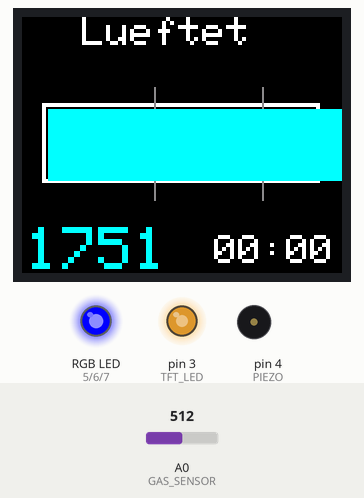
Recording of a sketch running on a simulated Arduino Uno, built with avr-gcc and run on an emulated ATmega328P. Shown: 160×128 colour display, an RGB LED mixed from three pins (HIGH = lit), output pins drawn as LEDs (lit = HIGH), buzzer (waves = sounding, pin HIGH). Inputs (shaded band) come from the test bench; at power-on: A0 (GAS_SENSOR) = 512. Dim RGB values are drawn brighter than linear; what the sketch prints to the serial monitor is not drawn.

Above: at 4.3 s.
4.4 s: A0 (GAS_SENSOR) set to 215
At 5.6 s:
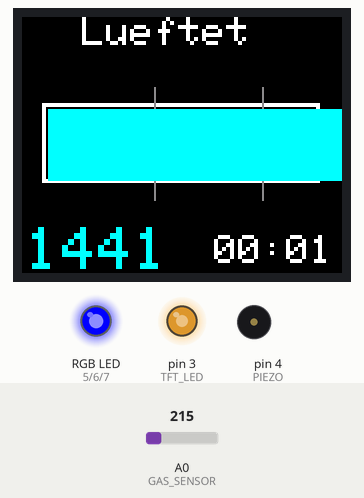
7.3 s: A0 (GAS_SENSOR) set to 194
At 8.6 s:
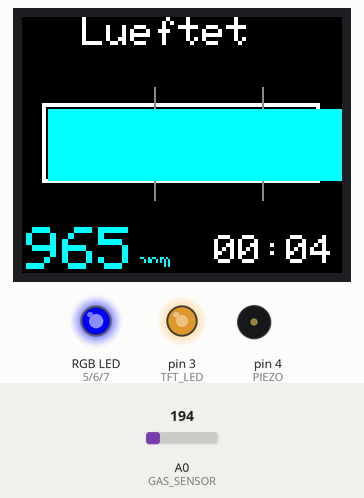
10.3 s: A0 (GAS_SENSOR) set to 122
At 12.1 s:
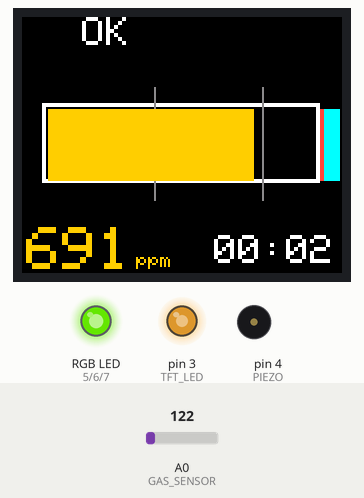
Timing chart, 0 to 31.0 s (numbered marks = the images above; inputs shaded):
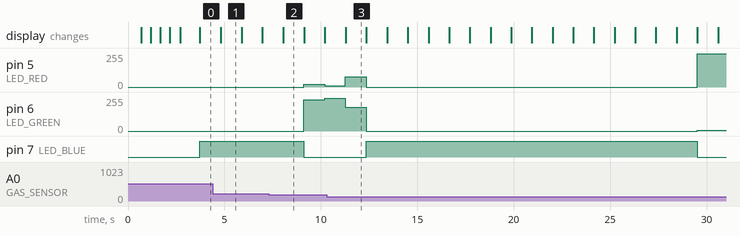

The sketch:

Design_2.ino
```cpp
#include <Wire.h>
#include <Adafruit_GFX.h>
#include <Adafruit_ST7735.h>


//                                      ,,               ,,
//      db      `7MMF'`7MM"""Mq.      `7MM               db
//     ;MM:       MM    MM   `MM.       MM
//    ,V^MM.      MM    MM   ,M9   ,M""bMM `7MM  `7MM  `7MM  `7MMpMMMb.  ,pW"Wq.
//   ,M  `MM      MM    MMmmdM9  ,AP    MM   MM    MM    MM    MM    MM 6W'   `Wb
//   AbmmmqMA     MM    MM  YM.  8MI    MM   MM    MM    MM    MM    MM 8M     M8
//  A'     VML    MM    MM   `Mb.`Mb    MM   MM    MM    MM    MM    MM YA.   ,A9
//.AMA.   .AMMA..JMML..JMML. .JMM.`Wbmd"MML. `Mbod"YML..JMML..JMML  JMML.`Ybmd9'
//

//   _____             __ _
//  / ____|           / _(_)
// | |     ___  _ __ | |_ _  __ _
// | |    / _ \| '_ \|  _| |/ _` |
// | |___| (_) | | | | | | | (_| |
// \_____\___/|_| |_|_| |_|\__, |
//                           __/ |
//                          |___/
//
//variabel defines:
#define ROTATION -45
#define DISPLAY_BRIGHTNESS 0.7
#define DEBUG true
#define FACTOR 4.631578947368421

#define LOADING_SCREEN_TIME 2
#define STAGE_TIME 1*1000
#define VENTILATING_TIMEOUT 5*1000

#define AVERAGING_MEASUREMENTS 100
#define AVERAGING_GRADIENT 5
#define AVERAGING_GRAPH 10
#define ALPHA_MEASUREMENTS 0.7
#define ALPHA_LOWEST 0.5
#define ALPHA_GRAPH 0.7

#define OSV_SENSOR 80
#define OSV_PPM 400
#define MIN_HIGHT DISPLAY_WIDTH - map(OSV_PPM, 0, MAX_DISPLAYED_PPM, 0, DISPLAY_WIDTH)
#define CRITICAL_HIGHT DISPLAY_WIDTH - map(MAX_LIGHT, 0, MAX_DISPLAYED_PPM, 0, DISPLAY_WIDTH)

#define MAX_SENSOR 1023
#define MAX_PPM 5000
#define MAX_INCREASE 1.5
#define MAX_DECREASE 0.96  //Schwelle ab der die Ventilation getriggert wird
#define MAX_INCREASE_LOWEST 50

#define LIMIT_GOOD 600
#define LIMIT_MEDIUM 800
#define LIMIT_BAD 900
#define LIMIT_ALARM 1000
#define LIMIT_PIEP 1200

#define MAX_DISPLAYED_PPM 1280
#define MAX_DISPLAYED_SENSOR 270


//pins:

//Pin 11 - 4. Display Pin
//Pin 13 - 3. Display Pin
#define TFT_CS     8
#define TFT_RST    10
#define TFT_DC     9
#define TFT_LED    3
#define LED_RED    5
#define LED_GREEN  6
#define LED_BLUE   7
#define GAS_SENSOR A0
#define PIEZO      4

//Data:
#define DISPLAY_LENGTH 159
#define DISPLAY_WIDTH 127

//Design
#define BAR_STRIPE_THICKNESS 3
#define TIME_COLOR_CRITICAL RED
#define TIME_COLOR_NORMAL WHITE
#define LOADING_SCREEN_DOTS_COLOR WHITE
#define BACKGROUND_COLOR BLACK

#define BORDER_X 10
#define BORDER_Y 43
#define BORDER_WIDTH DISPLAY_LENGTH - BORDER_X * 2
#define BORDER_HIGHT 40

#define BAR_X BORDER_X + 2
#define BAR_Y BORDER_Y + 2
#define BAR_WIDTH BORDER_WIDTH - (2 * 2)
#define BAR_HIGHT BORDER_HIGHT - (2 * 2)


// Color definitions
#define BLACK 0x0000
#define BLUE 0x001F
#define RED 0xF800
#define GREEN 0x07E0
#define CYAN 0x07FF
#define MAGENTA 0xF81F
#define YELLOW 0xFFE0
#define ORANGE 0xFC00
#define WHITE 0xFFFF
#define GREY 0x8C51
#define LIME 0x87F4
#define LIGHT_BLUE 0x76BF
#define TURKISE 0x3FFA

#define PPM_COLOR_N GREEN //Normal
#define PPM_COLOR_R 0xFE60 //Risk
#define PPM_COLOR_A 0xFA27 //Alarm


enum State {VENTILATING = -1, GOOD = 0, MEDIUM = 1, BAD = 2, ALARM = 3, PIEP = 4};

State states[8] = {State::VENTILATING, State::GOOD, State::MEDIUM, State::BAD, State::ALARM, State::PIEP};

int getColor(State state) {
  switch ((int)state) {
    case -1:  return (CYAN);
      break;
    case 0: return (PPM_COLOR_N);
      break;
    case 1: return (PPM_COLOR_R);
      break;
    case 2: return (PPM_COLOR_A);
      break;
    default: return (PPM_COLOR_A);
      break;
  }
}

State getState(int value) {
  for (int i = 0; i < 8; i++) {
    if ((int) states[i] == value)
      return (states[i]);
  }
}


Adafruit_ST7735 display = Adafruit_ST7735(TFT_CS, TFT_DC, TFT_RST);

// __      __        _       _     _
// \ \    / /       (_)     | |   | |
//  \ \  / /_ _ _ __ _  __ _| |__ | | ___ _ __
//   \ \/ / _` | '__| |/ _` | '_ \| |/ _ \ '_ \
//    \  / (_| | |  | | (_| | |_) | |  __/ | | |
//     \/ \__,_|_|  |_|\__,_|_.__/|_|\___|_| |_|
//

short graphData[DISPLAY_LENGTH];
unsigned long startTime;
unsigned long timer;
String lastTime;
String Time;
short seconds;
short minutes;
int airCondition = 0;
short lastAirCondition = 0;
short airConditionRaw = 0;
short value;
short lowest = 600;
short led;
short red;
short green;
short values[AVERAGING_GRADIENT * 2];
short last;
short now;
short gradient;
short drop;
State state;
short colorState;
short lastAirConditionGraph;
int valuesGraph[AVERAGING_GRAPH];
int counter = 0;
int pixel = 0;
int lastPixel = 0;
int blinkSwitch = false;

short first_section_x;
short second_section_x;

short previousState;
int ppmSinceVentilation;


//   _____      _
//  / ____|    | |
// | (___   ___| |_ _   _ _ __
//  \___ \ / _ \ __| | | | '_ \
//  ____) |  __/ |_| |_| | |_) |
// |_____/ \___|\__|\__,_| .__/
//                       | |
//                       |_|
void setup() {
  Serial.begin(9600);
  initDisplay();
  initSensor();
  loadingScreen(LOADING_SCREEN_TIME);
}


//  _
// | |
// | |     ___   ___  _ __
// | |    / _ \ / _ \| '_ \
// | |___| (_) | (_) | |_) |
// |______\___/ \___/| .__/
//                   | |
//                   |_|
void loop() {
  meassureAirCondition();
  mapAirCondition();
  calculateGradient();
  checkVentilating();
  setState();
  writeLed();
  draw();
  debugSensor();
}
//   _____
//  / ____|
// | (___   ___ _ __  ___  ___  _ __
//  \___ \ / _ \ '_ \/ __|/ _ \| '__|
//  ____) |  __/ | | \__ \ (_) | |
// |_____/ \___|_| |_|___/\___/|_|
//


void initSensor() {
  //Pins
  pinMode(LED_RED, OUTPUT);
  pinMode(LED_GREEN, OUTPUT);
  pinMode(LED_BLUE, OUTPUT);
  pinMode(PIEZO, OUTPUT);

  digitalWrite(PIEZO, LOW);

  airConditionRaw = analogRead(GAS_SENSOR);
  lastAirCondition = analogRead(GAS_SENSOR);
  startTime = millis();
}

void debugSensor() {
  if (DEBUG) {
    Serial.println("");
    Serial.println("Sensor");
    Serial.println("");
    debug("Analog", analogRead(GAS_SENSOR));
    debug("Average", airConditionRaw);
    debug("Smoothed", lastAirCondition);
    debug("PPM", airCondition);
    debug("gradient", gradient);
    debug("Lowest", lowest);
    debug("Status", (int) state);
  }
}

void writeLed() {
  //map Values
  led = map(airCondition, lowest, LIMIT_BAD, 0, 255);
  red = led;
  green = 255 - led;

  //turn on
  if (state != VENTILATING)
    rgb(red, green, 0);
}

//  __  __
// |  \/  |
// | \  / | ___  __ _ ___ ___ _   _ _ __ ___
// | |\/| |/ _ \/ _` / __/ __| | | | '__/ _ \
// | |  | |  __/ (_| \__ \__ \ |_| | | |  __/
// |_|  |_|\___|\__,_|___/___/\__,_|_|  \___|


void meassureAirCondition() {
  //Messung
  airCondition = 0;
  for (int i = 0; i < AVERAGING_MEASUREMENTS; i++) {
    value = analogRead(GAS_SENSOR);

    //Fehlmessungen überschreiben
    if (airConditionRaw * MAX_INCREASE < value && i == 0)
      airCondition = airCondition + airConditionRaw;
    else if (airCondition / i * MAX_INCREASE < value && i != 0)
      airCondition = airCondition + airCondition / i;
    else
      airCondition = airCondition + value;

    delay(STAGE_TIME / AVERAGING_MEASUREMENTS);
  }

  airCondition = airCondition / AVERAGING_MEASUREMENTS;
  airConditionRaw = airCondition;

  //Wert smoothen;
  airCondition = ALPHA_MEASUREMENTS * airCondition + (1 - ALPHA_MEASUREMENTS) * lastAirCondition;

  lastAirCondition = airCondition;

}


//  _____        _
// |  __ \      | |
// | |  | | __ _| |_ __ _
// | |  | |/ _` | __/ _` |
// | |__| | (_| | || (_| |
// |_____/ \__,_|\__\__,_|
//
void mapAirCondition() {
  //to PPM
  /*if (airCondition < OSV_SENSOR)
    airCondition = OSV_SENSOR;
    if (airCondition > MAX_DISPLAYED_SENSOR)
    airCondition = MAX_DISPLAYED_SENSOR;*/

  airCondition = map(airCondition, OSV_SENSOR, MAX_DISPLAYED_PPM / FACTOR, OSV_PPM, MAX_DISPLAYED_PPM);
  /*airCondition = airCondition - OSV_SENSOR;
    airCondition = airCondition * FACTOR;
    airCondition = airCondition + OSV_PPM;*/
}


void calculateGradient() {
  // gradient ist die Differenz zwischen altem und neuem Wert
  //store last AirConditions
  for (int i = AVERAGING_GRADIENT * 2 - 1; i > 0; i--) {
    values[i] = values[i - 1];
  }
  values[0] = airCondition;

  //average AirConditions
  now = average(values, 0, AVERAGING_GRADIENT);
  last = average(values, AVERAGING_GRADIENT, AVERAGING_GRADIENT * 2);

  //gradient
  gradient = now / last;
}

void checkVentilating() {
  //start Ventilating
  if (gradient < MAX_DECREASE && state != VENTILATING) { // Wenn die Differenz die Hemmschwelle übersteigt: Wird Ventilating erkannt
    state = VENTILATING;
    ppmSinceVentilation = airCondition;
    rgb(0, 0, 255);
    startTime = millis();
  }

  //stop Ventilating

  if ((gradient > 1 && state == VENTILATING) || (millis() - timer >= VENTILATING_TIMEOUT && state == VENTILATING && timer != 0)) {
    // Wenn der Graph nach oben Steigt oder der Timer abgelaufen ist
    if (airCondition - lowest < MAX_INCREASE_LOWEST) {
      //Wenn
      lowest = ALPHA_LOWEST * airCondition + (1 - ALPHA_LOWEST) * lowest;
    }

    state = 0;
    timer = 0;
    startTime = millis();


  } else if (gradient == 1 && timer == 0 && state == VENTILATING) {
    //Wenn der Graph nicht mehr steigt und der Timer noch nicht gestartet wurde
    //Ziel nach gewisser Zeit kein Abstieg -> Timer für Timeout wird gestartet
    timer = millis();
  }
  last = now;
}

void setState() {
  if (state == -1)
    return;
  if (airCondition < LIMIT_GOOD)
    state = GOOD;
  else if (airCondition < LIMIT_MEDIUM)
    state = MEDIUM;
  else if (airCondition < LIMIT_BAD)
    state = BAD;
  else if (airCondition < LIMIT_ALARM)
    state = ALARM;
  else
    state = PIEP;
  if (state < -1)
    state = -1;
  if (state > 4)
    state = 4;
}

void checkState() {
  if (blinkSwitch) {
    drawBorder(0, 0, DISPLAY_LENGTH, DISPLAY_WIDTH, BACKGROUND_COLOR);
    digitalWrite(PIEZO, LOW);
    blinkSwitch = false;
  } else if (state > BAD) {
    drawBorder(0, 0, DISPLAY_LENGTH, DISPLAY_WIDTH, WHITE);
    if (state == PIEP) {
      //PIEP
      digitalWrite(PIEZO, HIGH);
    }
    blinkSwitch = true;
  }
}


//  _____  _           _
// |  __ \(_)         | |
// | |  | |_ ___ _ __ | | __ _ _   _
// | |  | | / __| '_ \| |/ _` | | | |
// | |__| | \__ \ |_) | | (_| | |_| |
// |_____/|_|___/ .__/|_|\__,_|\__, |
//              | |             __/ |
//              |_|            |___/
//
void initDisplay() {
  pinMode(TFT_CS, OUTPUT);
  pinMode(TFT_RST, OUTPUT);
  pinMode(TFT_DC, OUTPUT);
  pinMode(TFT_LED, OUTPUT);

  analogWrite(TFT_LED, DISPLAY_BRIGHTNESS * 256);

  display.initR(INITR_BLACKTAB);
  display.setTextWrap(false);
  display.setRotation(ROTATION);
}


void drawBorder(int xStart, int yStart, int xEnd, int yEnd, int color) {
  display.drawLine(xStart, yStart, xEnd, yStart, color);
  display.drawLine(xStart, yEnd, xEnd, yEnd, color);
  display.drawLine(xStart, yStart, xStart, yEnd, color);
  display.drawLine(xEnd, yStart, xEnd, yEnd, color);
}


void drawLine(int x, int y, int z) {
  for (int i = 0; i < x; i = i + z) {
    display.drawPixel(i, y, WHITE);
  }
}


//Loading Screen
void loadingScreen(int t) {
  display.fillScreen(BACKGROUND_COLOR);
  writeLoadingScreenTitle();

  //Draw: Loading Dots
  byte c = 0;
  for (int x = t * 2; x >= 0; x--) {
    c++;
    dPrint(55, 75, 3, BACKGROUND_COLOR, "..."); // Altes Clearen
    switch (c) {
      case 1: dPrint(55, 75, 3, LOADING_SCREEN_DOTS_COLOR, ".");
        break;
      case 2: dPrint(55, 75, 3, LOADING_SCREEN_DOTS_COLOR, "..");
        break;
      case 3: dPrint(55, 75, 3, LOADING_SCREEN_DOTS_COLOR, "...");
        c = 0;
        break;
    }
    delay(500);
  }
  display.fillScreen(BACKGROUND_COLOR);
}

//Write PPM, Time
void writeInfo() {
  //ppm zeichnen
  if (lastAirConditionGraph != airCondition || previousState != state) {
    //Wenn sich der Wert geändert hat oder state sich geändert hat

    //Schreibt Status an die Decke
    String statusInfo;
    switch (state) {
      case -1: statusInfo = "Lueftet";
        break;
      case GOOD: statusInfo = "Optimal";
        break;
      case MEDIUM: statusInfo = "OK";
        break;
      case BAD: statusInfo = "Schlecht";
        break;
      default: statusInfo = "SCHLECHT";
        break;
    }
    display.fillRect(30, 0, 110, 15, BACKGROUND_COLOR);
    dPrint(30, 0, 2, WHITE, statusInfo);

    //Verhindert überschreiben von "ppm"
    if (airCondition < 1000)
      dPrint(57, 118, 1.5, getColor(state), "ppm");
    else
      dPrint(57, 118, 1.5, BACKGROUND_COLOR, "ppm");

    //Clear old Pixels
    dPrint(2, 105, 3, BACKGROUND_COLOR, lastAirConditionGraph);
    //write new Pixels
    dPrint(2, 105, 3, getColor(state), airCondition);
    //Set new lastAirCondition
    lastAirConditionGraph = airCondition; //Setzt letzten Wert
    previousState = state;
  }


  //calculate time since last ventilating
  seconds = (millis() - startTime) / 1000 % 60;
  minutes = ((millis() - startTime) / 1000 - seconds) / 60;

  //create String
  Time = "";
  if (minutes < 10)
    Time = Time + 0;
  Time = Time + minutes;
  Time = Time + ":";
  if (seconds < 10)
    Time = Time + 0;
  Time = Time + seconds;

  //Clear old Pixels
  dPrint(96, 109, 2, BACKGROUND_COLOR, lastTime);
  //write new Pixels
  if (minutes >= 20)
    dPrint(96, 109, 2, TIME_COLOR_CRITICAL, Time);
  else
    dPrint(96, 109, 2, TIME_COLOR_NORMAL, Time);
  //Set new lasttime
  lastTime = Time; //Setzt letzten Wert
}
void draw() {
  checkState();
  writeInfo();

  drawBarChart();
  drawBar();

}


void drawBarChart() {
  drawBarBorder();
  drawSections(first_section_x, second_section_x, BORDER_HIGHT * 1.5);

}

void drawBarBorder() { //x,y,breite, höhe, dicke
  display.fillRect(BORDER_X, BORDER_Y, BORDER_WIDTH, BORDER_HIGHT, WHITE);
  display.fillRect(BAR_X, BAR_Y, BAR_WIDTH, BAR_HIGHT, BLACK); //Setzt das "Loch" in die Mitte des Rechtecks
}
void drawSections(double y1, double y2, short l) {

  first_section_x = map(LIMIT_GOOD, OSV_PPM, LIMIT_BAD, BAR_X, BAR_X + BAR_WIDTH);
  second_section_x = map(LIMIT_MEDIUM, OSV_PPM, LIMIT_BAD, BAR_X, BAR_X + BAR_WIDTH);

  display.drawLine(first_section_x, BAR_Y - 10, first_section_x, BAR_Y + 10 + BAR_HIGHT, GREY);
  display.drawLine(second_section_x, BAR_Y - 10, second_section_x, BAR_Y + 10 + BAR_HIGHT, GREY);
}

void drawBar() {
  int barPixel = map(airCondition, 0, LIMIT_BAD, 0, BAR_WIDTH);
  if (airCondition < LIMIT_GOOD)
    display.fillRect(BAR_X + 1, BAR_Y + 1, barPixel, BAR_HIGHT, getColor(state));
  else if (airCondition < LIMIT_MEDIUM)
    display.fillRect(BAR_X + 1, BAR_Y + 1, barPixel, BAR_HIGHT, getColor(state));
  else if (airCondition > LIMIT_MEDIUM) {
    display.fillRect(BAR_X + 1, BAR_Y + 1, barPixel, BAR_HIGHT, getColor(state));
  }
}


//  ______                _   _
// |  ____|              | | (_)
// | |__ _   _ _ __   ___| |_ _  ___  _ __  ___
// |  __| | | | '_ \ / __| __| |/ _ \| '_ \/ __|
// | |  | |_| | | | | (__| |_| | (_) | | | \__ \
// |_|   \__,_|_| |_|\___|\__|_|\___/|_| |_|___/


void debug(String title, int value) {
  Serial.print(title + ": ");
  Serial.println(value);
}
void debug(String title, double value) {
  Serial.print(title + ": ");
  Serial.println(value);
}

//Verkürzung: Writing mit Text
void dPrint(int x, int y, float scale, int color, String text) {
  display.setCursor(x, y);
  display.setTextSize(scale);
  display.setTextColor(color);
  display.println(text);
}

//Verkürzung: Writing mit Integern
void dPrint(int x, int y, float scale, int color, int text) {
  display.setCursor(x, y);
  display.setTextSize(scale);
  display.setTextColor(color);
  display.println(text);
}

// Schreibt AIRduino fix aufs Display
void writeLoadingScreenTitle() {
  dPrint(50, 35, 4, LIGHT_BLUE, "A");
  dPrint(70, 35, 4, TURKISE, "I");
  dPrint(90, 35, 4, LIME, "R");
  dPrint(35, 65, 3, GREY, "duino");
}

void rgb(int red, int green, int blue) {
  analogWrite(LED_RED, red);
  analogWrite(LED_GREEN, green);
  analogWrite(LED_BLUE, blue);
}

int average(int averageArray[], int averageStart, int averageEnd) {
  int sum = 0;
  for (int i = averageStart; i < averageEnd; i++) {
    sum = sum + averageArray[i];
  }
  return (sum / (averageEnd - averageStart));
}
```

Measured:
- the behaviour switches between 205 and 204 on A0 (GAS_SENSOR) (found by bisection; images 1 and 2)
- after the input at 7.3 s, pin 5 (LED_RED): 0/255 → 20/255 after 1.8 s, → 8/255 1.1 s later; pin 6 (LED_GREEN): 0/255 → 235/255 after 1.8 s, → 247/255 1.1 s later; pin 4 (PIEZO): stays LOW (without the input it goes to HIGH after 1.8 s); the display: changes after 0.75 s (image 2)
- after the input at 10.3 s, the display: changes after 0.99 s (image 3)
- what the display in image 1 shows lasts 1.1 s, from 4.8 s to 5.9 s
